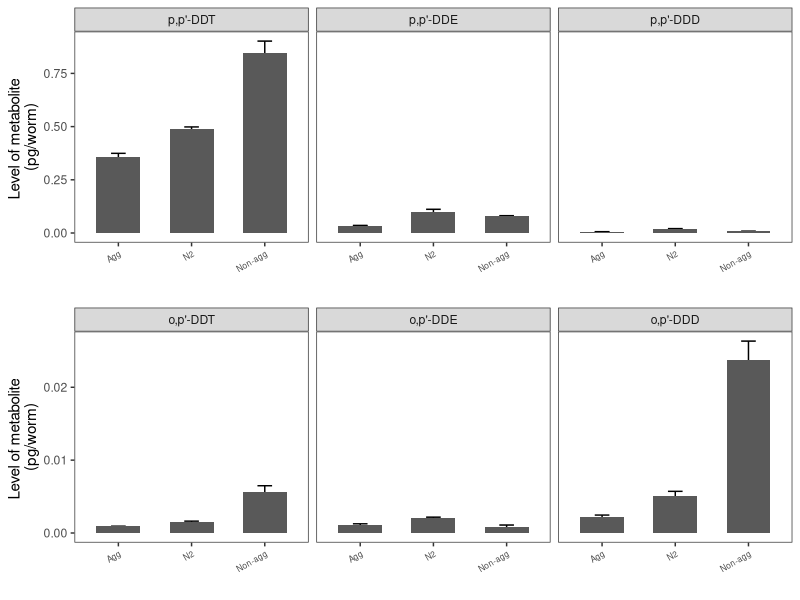
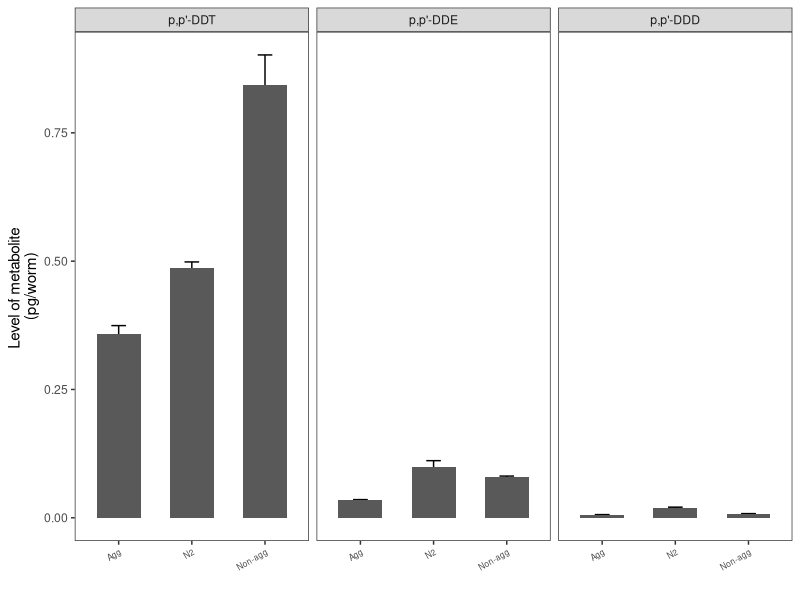
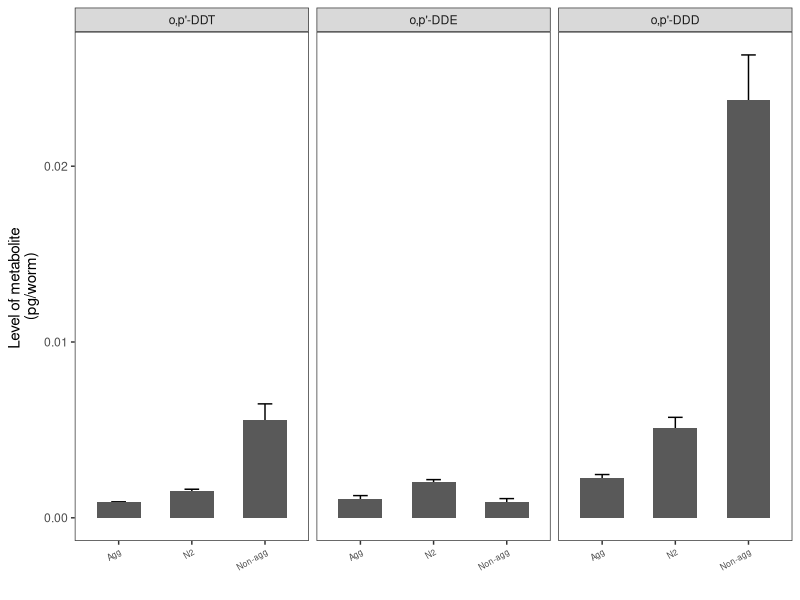
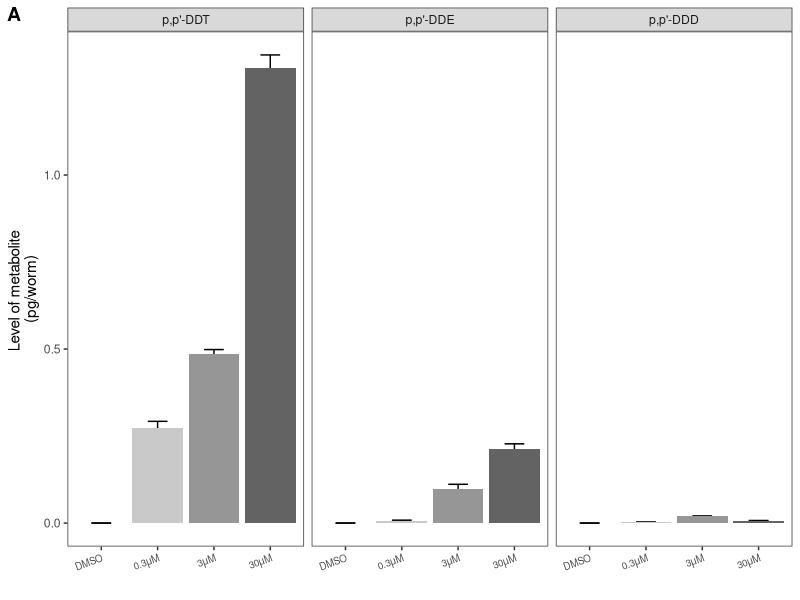
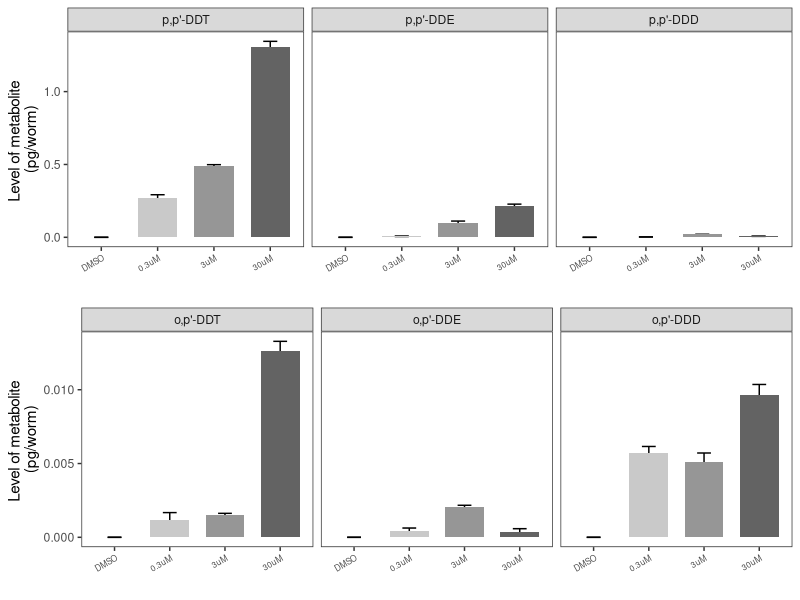
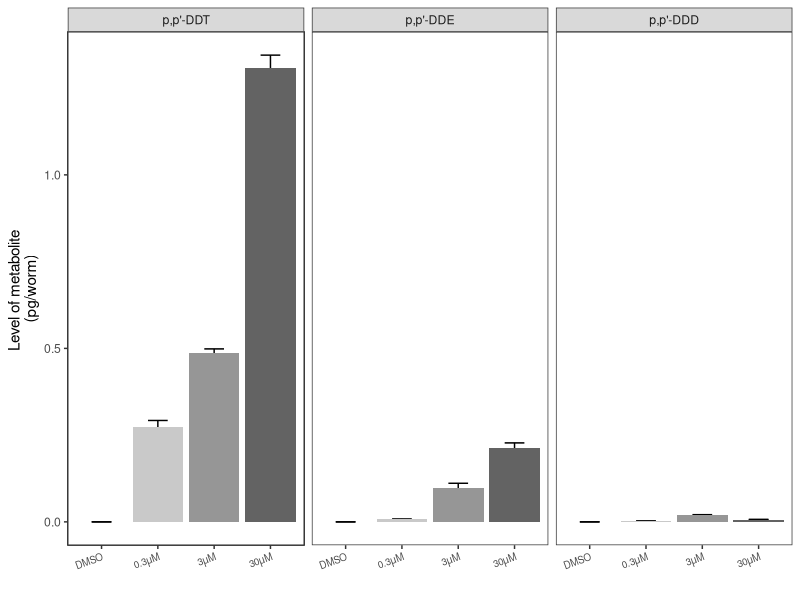
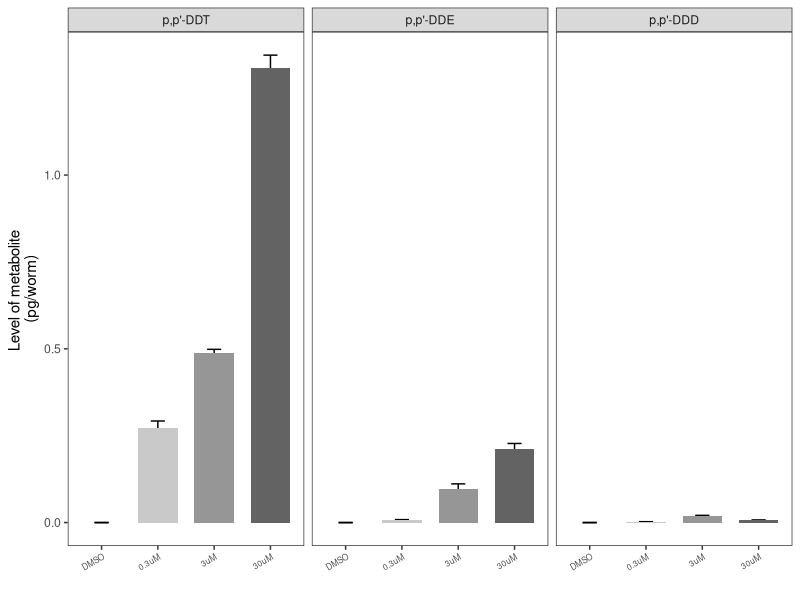
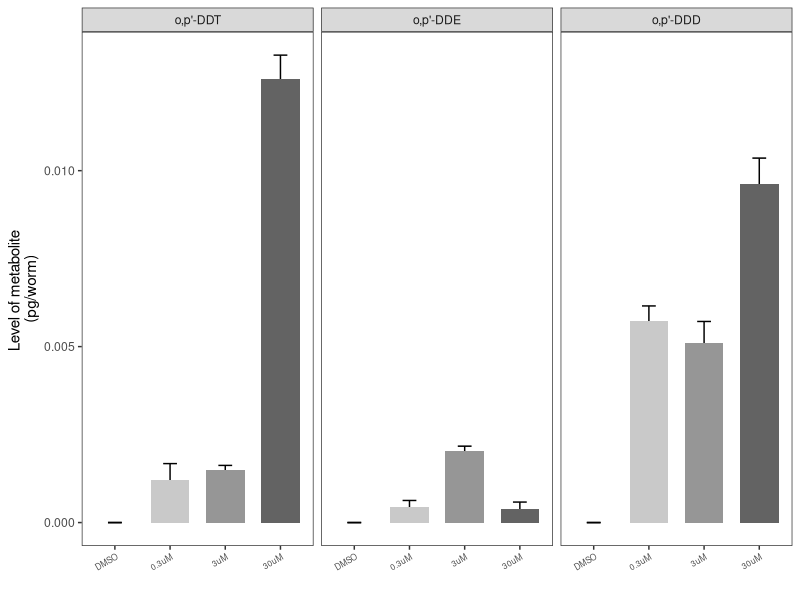

These charts were generated, in order, by the following R code:
#################
# LEVELS OF DDT AND METABOLITES MEASURED IN WORMS
#################

# THERE ARE TWO TYPES OF MEASUREMENTS:
# 1. SAMPLE CONCENTRATION (NG OF CHEMICAL / WORM)
# 2. EXTRACT CONCENTRATION (AMOUNT/L, PPB)

# THERE ARE TWO TYPES OF COMPARISONS:
# 1. THREE LEVELS OF EXPOSURE IN WILDTYPE WORMS: 0, 0.3, 3, AND 30 uM
# 2. LEVELS OF 0.3uM DDT IN ALL THREE STRAINS COMPARED TO THE DMSO CONTROL

# Call in file for sample concentration analysis

library(tidyverse)
library(cowplot)
options(scipen=999)
#remotes::install_github("wilkelab/ggtext")
library(ggtext)


sample.conc <- read_csv("DDT_levels/data/sample_conc.csv") %>% 
    gather(key = "chemical", value = "levels", -sample) %>% 
    mutate(group = paste0(unlist(lapply(str_split(sample, "_"), function(x) x[1])), "_",
                          unlist(lapply(str_split(sample, "_"), function(x) x[2])))) %>% 
    mutate(strain = unlist(lapply(str_split(sample, "_"), function(x) x[1]))) %>% 
    mutate_if(is.character, str_replace_all, pattern = "<LOD", replacement = "0") %>% 
    modify_at(c("levels"), as.numeric)

sample.conc.avg <- sample.conc %>% 
    mutate(levels.pg = levels * 1000) %>% 
    group_by(chemical, group) %>% 
    summarise(avg.level = mean(levels.pg), sd.level = sd(levels.pg))



sample.conc.avg$chemical <- factor(sample.conc.avg$chemical, levels = c("p,p'-DDT",
                                                                        "p,p'-DDE",
                                                                        "p,p'-DDD",
                                                                        "o,p'-DDT",
                                                                        "o,p'-DDE",
                                                                        "o,p'-DDD"))

n2_figure <- sample.conc.avg %>% 
    mutate(strain = unlist(lapply(str_split(group, "_"), function(x) x[1]))) %>% 
    mutate(exposure = unlist(lapply(str_split(group, "_"), function(x) x[2]))) %>% 
    filter(strain == "N2") %>% 
    filter(chemical %in% c("p,p'-DDT",
                           "p,p'-DDE",
                           "p,p'-DDD")) %>% 
    mutate(pgmean = avg.level * 1000) %>% 
    ggplot(aes(x = fct_reorder(exposure, avg.level, mean), y = avg.level, fill = exposure)) +
    geom_errorbar(aes(ymin = avg.level - sd.level, ymax = avg.level + sd.level), width = 0.35) +
    geom_bar(stat = "identity") +
    facet_wrap(~chemical) +
    theme_bw() +
    labs(x = "",
         y = "Level of metabolite \n(pg/worm)",
         fill = "") +
    theme(panel.grid.major = element_blank(),
          panel.grid.minor = element_blank(),
          legend.position = "none",
          axis.text.x = element_text(angle = 20, hjust = 1, size = 7)) +
    scale_fill_manual(values = c("grey79", "grey39", "grey59", "grey99")) +
    scale_x_discrete(labels = c("DMSO", expression(0.3*mu*M), expression(3*mu*M), expression(30*mu*M))) 

n2.1 <- sample.conc.avg %>% 
    mutate(strain = unlist(lapply(str_split(group, "_"), function(x) x[1]))) %>% 
    mutate(exposure = unlist(lapply(str_split(group, "_"), function(x) x[2]))) %>% 
    filter(strain == "N2") %>% 
    filter(chemical %in% c("p,p'-DDT",
                           "p,p'-DDE",
                           "p,p'-DDD")) %>% 
    ggplot(aes(x = fct_reorder(exposure, avg.level, mean), y = avg.level, fill = exposure)) +
    geom_errorbar(aes(ymin = avg.level - sd.level, ymax = avg.level + sd.level), width = 0.25) +
    geom_bar(stat = "identity", width = 0.7) +
    facet_wrap(~chemical) +
    theme_bw() +
    labs(x = "",
         y = "Level of metabolite \n(pg/worm)",
         fill = "") +
    theme(panel.grid.major = element_blank(),
          panel.grid.minor = element_blank(),
          legend.position = "none",
          axis.text.x = element_text(size = 6, angle = 30, hjust = 1)) +
    scale_fill_manual(values = c("grey79", "grey39", "grey59", "grey99")) 

n2.2 <- sample.conc.avg %>% 
    mutate(strain = unlist(lapply(str_split(group, "_"), function(x) x[1]))) %>% 
    mutate(exposure = unlist(lapply(str_split(group, "_"), function(x) x[2]))) %>% 
    filter(strain == "N2") %>% 
    filter(chemical %in% c("o,p'-DDT",
                           "o,p'-DDE",
                           "o,p'-DDD")) %>% 
    ggplot(aes(x = fct_reorder(exposure, avg.level, mean), y = avg.level, fill = exposure)) +
    geom_errorbar(aes(ymin = avg.level - sd.level, ymax = avg.level + sd.level), width = 0.25) +
    geom_bar(stat = "identity", width = 0.7) +
    facet_wrap(~chemical) +
    theme_bw() +
    labs(x = "",
         y = "Level of metabolite \n(pg/worm)",
         fill = "") +
    theme(panel.grid.major = element_blank(),
          panel.grid.minor = element_blank(),
          legend.position = "none",
          axis.text.x = element_text(size = 6, angle = 30, hjust = 1)) +
    scale_fill_manual(values = c("grey79", "grey39", "grey59", "grey99")) 


all.1 <- sample.conc.avg %>% 
    mutate(strain = unlist(lapply(str_split(group, "_"), function(x) x[1]))) %>% 
    mutate(exposure = unlist(lapply(str_split(group, "_"), function(x) x[2]))) %>% 
    filter(chemical %in% c("p,p'-DDT",
                           "p,p'-DDE",
                           "p,p'-DDD")) %>% 
    filter(exposure %in% c("3uM")) %>% 
    ggplot(aes(x = fct_reorder(strain, avg.level, mean), y = avg.level)) +
    geom_errorbar(aes(ymin = avg.level - sd.level, ymax = avg.level + sd.level), width = 0.2) +
    geom_bar(stat = "identity", width = 0.6) +
    facet_wrap(~chemical) +
    theme_bw() +
    labs(x = "",
         y = "Level of metabolite \n(pg/worm)",
         fill = "") +
    theme(panel.grid.major = element_blank(),
          panel.grid.minor = element_blank(),
          legend.position = "none",
          axis.text.x = element_text(size = 6, angle = 30, hjust = 1)) +
    scale_x_discrete(labels = c("Agg", "N2", "Non-agg"))

all.2 <- sample.conc.avg %>% 
    mutate(strain = unlist(lapply(str_split(group, "_"), function(x) x[1]))) %>% 
    mutate(exposure = unlist(lapply(str_split(group, "_"), function(x) x[2]))) %>% 
    filter(chemical %in% c("o,p'-DDT",
                           "o,p'-DDE",
                           "o,p'-DDD")) %>% 
    filter(exposure %in% c("3uM")) %>% 
    ggplot(aes(x = fct_reorder(strain, avg.level, mean), y = avg.level)) +
    geom_errorbar(aes(ymin = avg.level - sd.level, ymax = avg.level + sd.level), width = 0.2) +
    geom_bar(stat = "identity", width = 0.6) +
    facet_wrap(~chemical) +
    theme_bw() +
    labs(x = "",
         y = "Level of metabolite \n(pg/worm)",
         fill = "") +
    theme(panel.grid.major = element_blank(),
          panel.grid.minor = element_blank(),
          legend.position = "none",
          axis.text.x = element_text(size = 6, angle = 30, hjust = 1)) +
    scale_x_discrete(labels = c("Agg", "N2", "Non-agg"))

n2 <- plot_grid(n2.1, n2.2, nrow = 2)
all <- plot_grid(all.1, all.2, nrow = 2)

#pdf("DDT_levels/figures/supplemental.pdf", width = 7, height = 6)
#plot_grid(n2, all, nrow = 1, labels = c("A", "B"))
#dev.off()


#pdf("DDT_levels/figures/main_n2.pdf", width = 4, height = 3)
ddt <- plot_grid(n2_figure, nrow = 1, labels = c("A"))
#dev.off()



 

